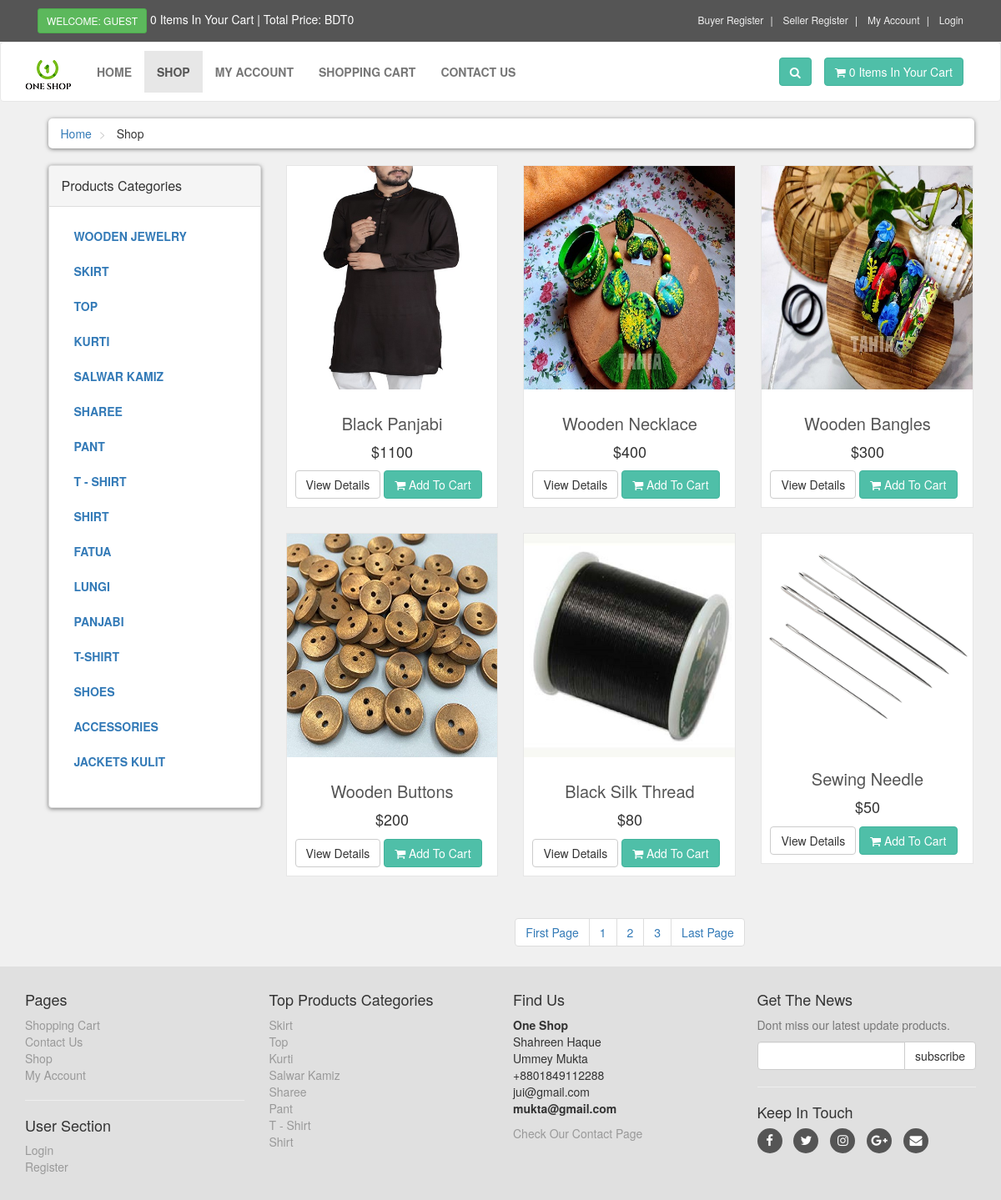
The page /shop.php on the database its author committed.
### tables this page shows
CREATE TABLE `product_categories` (
  `p_cat_id` int(10) NOT NULL,
  `p_cat_title` text NOT NULL,
  `categories` varchar(200) NOT NULL,
  `seller` int(111) NOT NULL
);

CREATE TABLE `products` (
  `product_id` int(10) NOT NULL,
  `p_cat_id` int(10) NOT NULL,
  `cat_id` int(10) NOT NULL,
  `seller` varchar(200) NOT NULL,
  `date` timestamp NOT NULL DEFAULT CURRENT_TIMESTAMP ON UPDATE CURRENT_TIMESTAMP,
  `product_title` text NOT NULL,
  `product_img1` text NOT NULL,
  `product_img2` text NOT NULL,
  `product_img3` text NOT NULL,
  `product_price` int(10) NOT NULL,
  `product_keywords` text NOT NULL,
  `product_desc` text NOT NULL
);

### shop.php (the view, shortened to what this page needs)
<?php
    include("includes/header.php");
?>
   <div id="content">
       <div class="container">
           <div class="col-md-12">
               <ul class="breadcrumb">
                   <li>
                       <a href="index.php">Home</a>
                   </li>
                   <li>
                       Shop
                   </li>
               </ul>
           </div>
           <div class="col-md-3">
   <?php
    include("includes/sidebar.php");
    ?>
           </div>
           <div class="col-md-9">
               <div class="row">
                   <?php
                        if(!isset($_GET['p_cat'])){
                         if(!isset($_GET['cat'])){
                            $per_page=6;
                            if(isset($_GET['page'])){
                                $page = $_GET['page'];
                            }else{
                                $page=1;
                            }
                            $start_from = ($page-1) * $per_page;
                            if(isset($_GET['seller_id'])){
								$seller_id = $_GET['seller_id'];
                            $get_products = "select * from products WHERE seller='$seller_id' order by 1 DESC LIMIT $start_from,$per_page";
                            }
							else{
							$get_products = "select * from products order by 1 DESC LIMIT $start_from,$per_page";
							}
                            $run_products = mysqli_query($con,$get_products);
                            while($row_products=mysqli_fetch_array($run_products)){
                                $pro_id = $row_products['product_id'];
                                $pro_title = $row_products['product_title'];
                                $pro_price = $row_products['product_price'];
                                $pro_img1 = $row_products['product_img1'];
                                echo "
                                    <div class='col-md-4 col-sm-6 center-responsive'>
                                        <div class='product'>
                                            <a href='details.php?pro_id=$pro_id'>
                                                <img class='img-responsive' src='seller_area/product_images/$pro_img1'>
                                            </a>
                                            <div class='text'>
                                                <h3>
                                                    <a href='details.php?pro_id=$pro_id'> $pro_title </a>
                                                </h3>
                                                <p class='price'>
                                                    $$pro_price
                                                </p>
                                                <p class='buttons'>
                                                    <a class='btn btn-default' href='details.php?pro_id=$pro_id'>
                                                        View Details
                                                    </a>
                                                    <a class='btn btn-primary' href='details.php?pro_id=$pro_id'>
                                                        <i class='fa fa-shopping-cart'></i> Add To Cart
                                                    </a>
                                                </p>
                                            </div>
                                        </div>
                                    </div>
                                ";
                        }
                   ?>
               </div>
               <center>
                   <ul class="pagination">
					 <?php
                    $query = "select * from products";
                    $result = mysqli_query($con,$query);
                    $total_records = mysqli_num_rows($result);
                    $total_pages = ceil($total_records / $per_page);
                        echo "
                            <li>
                                <a href='shop.php?page=1'> ".'First Page'." </a>
                            </li>
                        ";
                        for($i=1; $i<=$total_pages; $i++){
                              echo "
                            <li>
                                <a href='shop.php?page=".$i."'> ".$i." </a>
                            </li>
                        ";
                        };
                        echo "
                            <li>
                                <a href='shop.php?page=$total_pages'> ".'Last Page'." </a>
                            </li>
                        ";
					    	}
						}
					 ?>
                   </ul>
               </center>
           </div>
       </div>
   </div>
   <?php
    include("includes/footer.php");
    ?>
</body>
</html>

### functions/functions.php (shortened to what this page needs)
<?php
$db = mysqli_connect("localhost","root","","ecom_store");
function getRealIpUser(){
    switch(true){
            default : return $_SERVER['REMOTE_ADDR'];
    }
}
function getPCats(){
    global $db;
    if(isset($_GET['seller_id'])){
		$seller_id = $_GET['seller_id'];
    $get_p_cats = "select * from product_categories";
    }else{
		$get_p_cats = "select * from product_categories order by 1 DESC";
	}
    $run_p_cats = mysqli_query($db,$get_p_cats);
    while($row_p_cats=mysqli_fetch_array($run_p_cats)){
        $p_cat_id = $row_p_cats['p_cat_id'];
        $p_cat_title = $row_p_cats['p_cat_title'];
        echo "
            <li>
                <a href='shop.php?p_cat=$p_cat_id'> $p_cat_title </a>
            </li>
        ";
    }
}
function items(){
    global $db;
    $ip_add = getRealIpUser();
    $get_items = "select * from cart where ip_add='$ip_add'";
    $run_items = mysqli_query($db,$get_items);
    $count_items = mysqli_num_rows($run_items);
    echo $count_items;
}
function total_price(){
    $total = 0;
    echo "BDT" . $total;
}
?>

### includes/footer.php (shortened to what this page needs)
<div id="footer">
    <div class="container">
        <div class="row">
            <div class="col-sm-6 col-md-3">
               <h4>Pages</h4>
                <ul>
                    <li><a href="cart.php">Shopping Cart</a></li>
                    <li><a href="contact.php">Contact Us</a></li>
                    <li><a href="shop.php">Shop</a></li>
                    <li><a href="customer/my_account.php">My Account</a></li>
                </ul>
                <hr>
                <h4>User Section</h4>
                <ul>
                           <?php
                           if(!isset($_SESSION['customer_email'])){
                               echo"<a href='checkout.php'>Login</a>";
                           }else{
                              echo"<a href='customer/my_account.php?my_orders'>My Account</a>";
                           }
                           ?>
                    <li><a href="customer_register.php">Register</a></li>
                </ul>
            </div>
            <div class="com-sm-6 col-md-3">
                <h4>Top Products Categories</h4>
                <ul>
                    <?php
                        $get_p_cats = "select * from product_categories order by 1 DESC LIMIT 1,8";
                        $run_p_cats = mysqli_query($con,$get_p_cats);
                        while($row_p_cats=mysqli_fetch_array($run_p_cats)){
                            $p_cat_id = $row_p_cats['p_cat_id'];
                            $p_cat_title = $row_p_cats['p_cat_title'];
                            echo "
                                <li>
                                    <a href='shop.php?p_cat=$p_cat_id'>
                                        $p_cat_title
                                    </a>
                                </li>
                            ";
                        }
                    ?>
                </ul>
            </div>
            <div class="col-sm-6 col-md-3">
                <h4>Find Us</h4>
                <p>
                    <strong>One Shop</strong>
                    <br/>Shahreen Haque
                    <br/>Ummey Mukta
                    <br/>+8801849112288
                    <br/>jui@gmail.com
                    <br/><strong>mukta@gmail.com</strong>
                </p>
                <a href="contact.php">Check Our Contact Page</a>
            </div>
            <div class="col-sm-6 col-md-3">
                <h4>Get The News</h4>
                <p class="text-muted">
                    Dont miss our latest update products.
                </p>
                <form action="#" method="post" target="popupwindow" onsubmit="window.open('#', 'popupwindow', 'scrollbars=yes,width=550,height=520');return true" method="post">
                    <div class="input-group">
                        <input type="text" class="form-control" name="email">
                        <span class="input-group-btn">
                            <input type="submit" value="subscribe" class="btn btn-default">
                        </span>
                    </div>
                </form>
                <hr>
                <h4>Keep In Touch</h4>
                <p class="social">
                    <a href="#" class="fa fa-facebook"></a>
                    <a href="#" class="fa fa-twitter"></a>
                    <a href="#" class="fa fa-instagram"></a>
                    <a href="#" class="fa fa-google-plus"></a>
                    <a href="#" class="fa fa-envelope"></a>
                </p>
            </div>
        </div>
    </div>
</div>

### styles/style.css (style rules this page uses)
body { font-size: 14px; line-height: 1.42857143; color: #333333; background: #f0f0f0; overflow-x: hidden; }
.btn-primary { color: rgb(255, 255, 255); background: rgb(79, 191, 168); border-color: rgb(65, 179, 156); }
#content { padding-left: 25px; }
#content .product { background: #ffffff; border: solid 1px #e6e6e6; margin-bottom: 30px; box-sizing: border-box; }
#content .product .text { padding: 10px 10px 0px; }
#content .product .text p.price { font-size: 18px; text-align: center; font-weight: 400; }
#content .product .text h3 { text-align: center; font-size: 20px; }
#content .product .text h3 a { color: rgb(85, 85, 85); }
.breadcrumb { padding: 8px 15px; margin-bottom: 20px; background: #ffffff; border-radius: 5px; box-shadow: 0px 1px 5px rgba(0, 0, 0, .5); }
.breadcrumb> li + li:before { content: ">\00a0"; color: #cccccc; }
#content .panel.sidebar-menu ul.nav.category-menu li a { text-transform: uppercase; font-weight: 600; }
#footer { background: #e0e0e0; padding: 20px 0; }
#footer a { color: #999999; padding: 0; text-decoration: none; }
#footer ul { list-style: none; padding-left: 0px; }
#footer .social { text-align: left; }
#footer .social a { margin: 0px 10px 0px 0px; display: inline-block; color: #ffffff; width: 30px; height: 30px; border-radius: 15px; line-height: 30px; font-size: 15px; text-align: center; vertical-align: bottom; background: #555555; text-decoration: none; }

### rows shown on the page
product_categories: p_cat_title "WOODEN JEWELRY"
product_categories: p_cat_title "SKIRT", p_cat_title "Skirt"
product_categories: p_cat_title "TOP", p_cat_title "Top"
product_categories: p_cat_title "KURTI", p_cat_title "Kurti"
product_categories: p_cat_title "SALWAR KAMIZ", p_cat_title "Salwar Kamiz"
product_categories: p_cat_title "SHAREE", p_cat_title "Sharee"
product_categories: p_cat_title "PANT", p_cat_title "Pant"
product_categories: p_cat_title "T - SHIRT", p_cat_title "T - Shirt"
product_categories: p_cat_title "SHIRT", p_cat_title "Shirt"
product_categories: p_cat_title "FATUA"
product_categories: p_cat_title "LUNGI"
product_categories: p_cat_title "PANJABI"
product_categories: p_cat_title "T-SHIRT"
product_categories: p_cat_title "SHOES"
product_categories: p_cat_title "ACCESSORIES"
product_categories: p_cat_title "JACKETS KULIT"
products: product_img1 (picture), product_title "Black Panjabi", product_price "1100"
products: product_img1 (picture), product_title "Wooden Necklace", product_price "400"
products: product_img1 (picture), product_title "Wooden Bangles", product_price "300"
products: product_img1 (picture), product_title "Wooden Buttons", product_price "200"
products: product_img1 (picture), product_title "Black Silk Thread", product_price "80"
products: product_img1 (picture), product_title "Sewing Needle", product_price "50"

### other values the page prints
$count_items "0 0"
$total "0"
